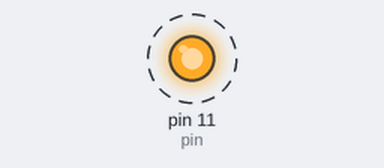
The program below on a simulated Raspberry Pi (header pin numbers). Parts: output pins drawn as LEDs (lit = HIGH). Dashed ring = blinking.

Above: at 0.2 s.
Timing chart, 0 to 3.0 s (numbered marks = the images above):
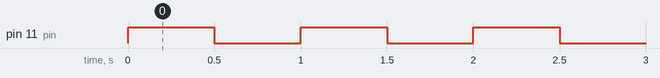

Measured:
- by itself, pin 11 (pin): alternates HIGH for 0.50 s and LOW for 0.50 s

The program:

blink.py
```python
#!/usr/bin/env python
#-*- coding: UTF-8 -*-
import time
import RPi.GPIO as GPIO

pin = 11
delay = 0.5

GPIO.setmode(GPIO.BOARD)
GPIO.setup(pin, GPIO.OUT)

try:
	while True:
		GPIO.output(pin, GPIO.HIGH)
		time.sleep(delay)

		GPIO.output(pin, GPIO.LOW)
		time.sleep(delay)

except KeyboardInterrupt:
	print("A keyboard interrupt has been noticed")

except Exception, e:
	print("An error or exception has ocurred: " + str(e))

finally:
	GPIO.cleanup()
```
